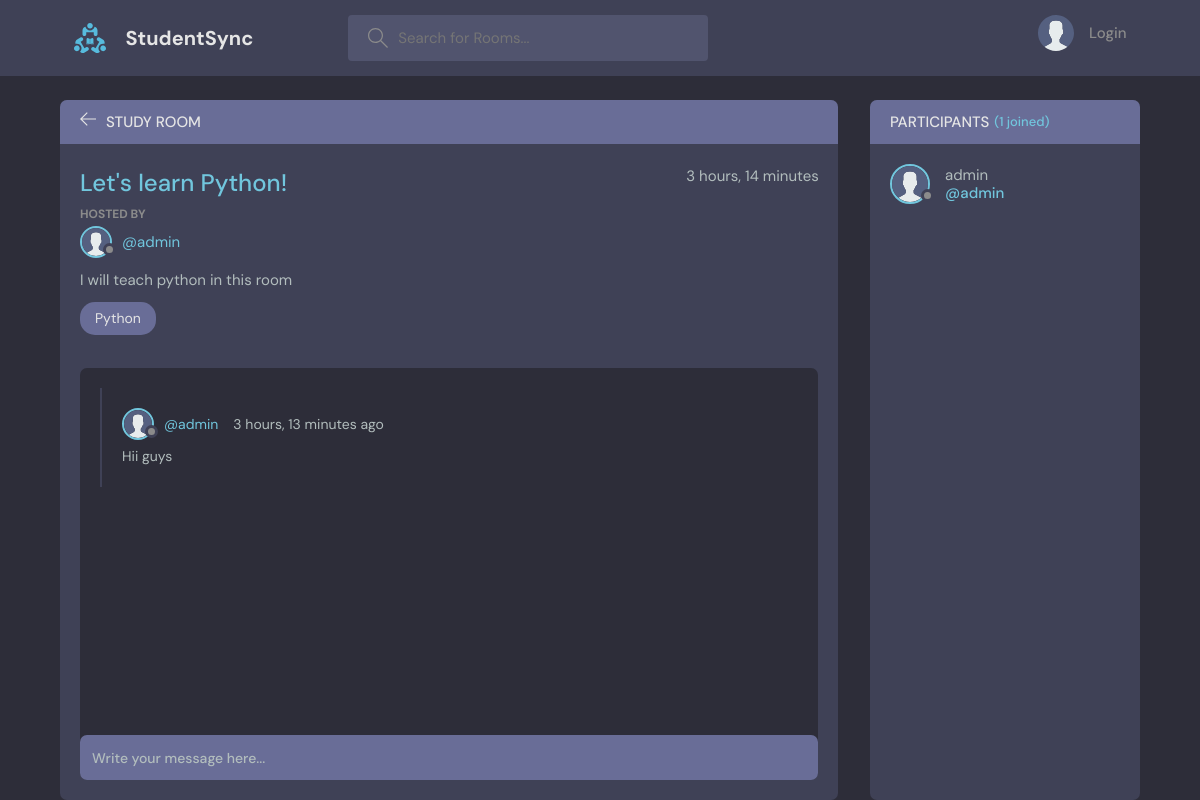
The app's page /room/1/, older data.
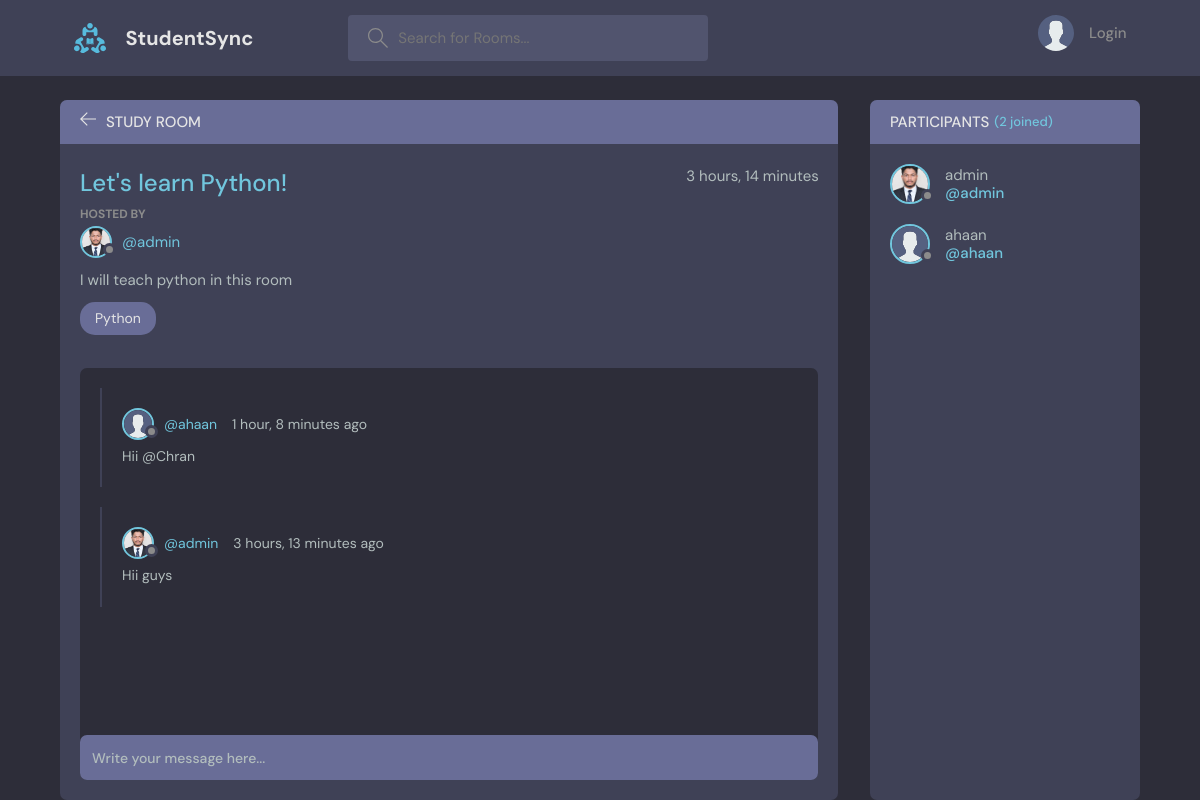
The same page, newer data.
### base/models.py (models this page shows, shortened)
class Room(models.Model):
    host= models.ForeignKey(User,on_delete=models.SET_NULL,null=True)
    topic= models.ForeignKey(Topic,on_delete=models.SET_NULL,null=True)
    name=models.CharField(max_length=200)
    description=models.TextField(null=True,blank=True)
    participants=models.ManyToManyField(User,related_name='participants',blank=True)
    updated=models.DateTimeField(auto_now=True)
    created=models.DateTimeField(auto_now_add=True)
    class Meta:
        ordering=['-updated','-created']

class User(AbstractUser):
    name=models.CharField(max_length=200,null=True)
    email=models.EmailField(null=True,unique=True)
    bio=models.TextField(null=True)
    avatar=models.ImageField(null=True,default="avatar.svg")
    USERNAME_FIELD='email'
    REQUIRED_FIELDS=[]

class Topic(models.Model):
    name=models.CharField(max_length=200)

class Message(models.Model):
    user=models.ForeignKey(User,on_delete=models.CASCADE)
    room=models.ForeignKey(Room,on_delete=models.CASCADE)
    body=models.TextField()
    updated=models.DateTimeField(auto_now=True)
    created=models.DateTimeField(auto_now_add=True)
    class Meta:
        ordering=['-updated','-created']

### base/views.py (the view, shortened to what this page needs)
# urls.py: path('room/<str:pk>/',views.room,name="room"),
def room(request, pk):
    rooms = Room.objects.get(id=pk)
    roommessages = rooms.message_set.all().order_by('-created')
    participants = rooms.participants.all()
    context = {'rooms': rooms, 'roommessages': roommessages,
               'participants': participants}
    return render(request, 'base/room.html', context)

### base/templates/base/room.html (shortened to what this page needs)
{% extends 'main.html' %} {% block content %}
<main class="profile-page layout layout--2">
  <div class="container">
    <div class="room">
      <div class="room__top">
        <div class="room__topLeft">
          <a href="{% url 'home' %}">
            <svg
              version="1.1"
              xmlns="http://www.w3.org/2000/svg"
              width="32"
              height="32"
              viewBox="0 0 32 32"
            >
              <title>arrow-left</title>
              <path
                d="M13.723 2.286l-13.723 13.714 13.719 13.714 1.616-1.611-10.96-10.96h27.625v-2.286h-27.625l10.965-10.965-1.616-1.607z"
              ></path>
            </svg>
          </a>
          <h3>Study Room</h3>
        </div>
      </div>
      <div class="room__box scroll">
        <div class="room__header scroll">
          <div class="room__info">
            <h3>{{rooms.name}}</h3>
            <span>{{rooms.created|timesince}}</span>
          </div>
          <div class="room__hosted">
            <p>Hosted By</p>
            <a href="{% url 'profile' rooms.host.id %}" class="room__author">
              <div class="avatar avatar--small">
                <img src="{{rooms.host.avatar.url}}" />
              </div>
              <span>@{{rooms.host.username}}</span>
            </a>
          </div>
          <div class="room__details">
            {{rooms.description}}
          </div>
          <span class="room__topics">{{rooms.topic.name}}</span>
        </div>
        <div class="room__conversation">
          <div class="threads scroll">
            {% for message in roommessages %}
            <div class="thread">
              <div class="thread__top">
                <div class="thread__author">
                  <a href="{% url 'profile' message.user.id %}" class="thread__authorInfo">
                    <div class="avatar avatar--small">
                      <img
                        src="{{message.user.avatar.url}}"
                      />
                    </div>
                    <span>@{{message.user.username}}</span>
                  </a>
                  <span class="thread__date">{{message.created|timesince}} ago</span>
                </div>
              </div>
              <div class="thread__details">
                {{message.body}}
              </div>
            </div>
            {% endfor %}
          </div>
        </div>
      </div>
      <div class="room__message">
        <form action="" method="POST">
          <input name="body" placeholder="Write your message here..." />
        </form>
      </div>
    </div>
    <div class="participants">
      <h3 class="participants__top">Participants <span>({{participants.count}} joined)</span></h3>
      <div class="participants__list scroll">
        {% for user in participants %}
        <a href="{% url 'profile' user.id %}" class="participant">
          <div class="avatar avatar--medium">
            <img src="{{user.avatar.url}}" />
          </div>
          <p>
            {{user.username}}
            <span>@{{user.username}}</span>
          </p>
        </a>
        {% endfor %}
      </div>
    </div>
  </div>
</main>
{% endblock content %}

### templates/main.html (shortened to what this page needs)
<!DOCTYPE html>
<html lang="en">
  <head>
    {% load static %}
    <link rel="stylesheet" href="{% static 'styles/style.css' %}" />
  </head>
  <body>
    {% include 'navbar.html' %}
    {% block content %}
    {% endblock %}
  </body>
</html>

### templates/navbar.html (shortened to what this page needs)
{% load static %}
<header class="header header--loggedIn">
  <div class="container">
    <a href="{% url 'home' %}" class="header__logo">
      <img src="{% static 'images/logo.svg' %}" />
      <h1>StudentSync</h1>
    </a>
    <form class="header__search" method="GET" action="{% url 'home' %}">
      <label>
        <input type="text" name="q" placeholder="Search for Rooms..." />
      </label>
    </form>
    <nav class="header__menu">
      {% if request.user.is_authenticated %}
      <div class="header__user">
        <a href="{% url 'profile' request.user.id %}">
          <div class="avatar avatar--medium active">
            <img src="{{request.user.avatar.url}}" />
          </div>
          <p>{{request.user.name}} <span>@{{request.user.username}}</span></p>
        </a>
        <button class="dropdown-button">
          <svg version="1.1" xmlns="http://www.w3.org/2000/svg" width="32" height="32" viewBox="0 0 32 32">
            <title>chevron-down</title>
            <path d="M16 21l-13-13h-3l16 16 16-16h-3l-13 13z"></path>
          </svg>
        </button>
      </div>
      {% else %}
          <a href="{% url 'login' %}">
            <img src="{% static 'images/avatar.svg' %}" />
            <p>Login</p>
          </a>
          {% endif %}
    </nav>
  </div>
</header>

Row changes from the older to the newer data that the page shows:
changed through a linked row, Room "Let's learn Python!": host.avatar: picture added in place of a placeholder
added Message: user.avatar (placeholder picture), user.username "ahaan", created "1 hour, 8 minutes", body "Hii @Chran"
changed through a linked row, Message "3 hours, 13 minutes": user.avatar: picture added in place of a placeholder
changed User "admin": avatar: picture added in place of a placeholder
added User: avatar (placeholder picture), username "ahaan"
Text that changed along with them:
{{ participants.count }}: "1" → "2"
